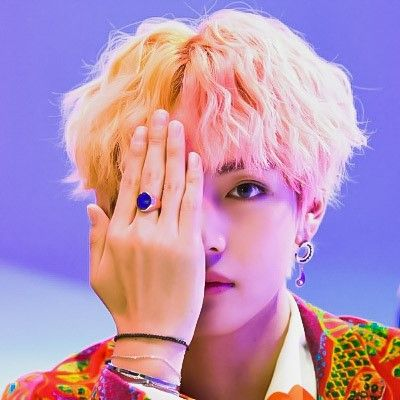
#> input picture v.jpg, 400 x 400 px
$ jupyter execute task4.ipynb
#> lines starting #> are read from the running program, lines starting #| are printed output that depends on the picture
[cell 1]
import cv2

[cell 2]
cap1=cv2.imread("v.jpg")
#> cap1 is the input picture: shape (400, 400, 3); mean B, G, R 183.1, 146.4, 185.2

[cell 3]
cap1.shape
#> Out = (400, 400, 3)

[cell 4]
cv2.imshow("pic",cap1)
cv2.waitKey()==13
cv2.destroyAllWindows()

[cell 5]
cap=cv2.imread("v3.jpg")
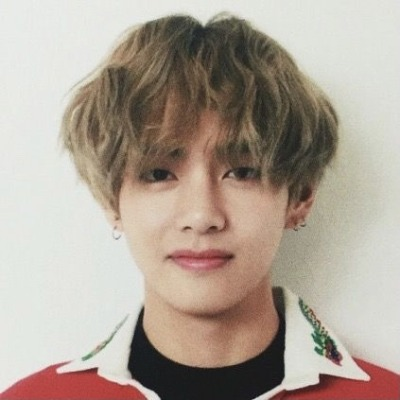
#> input picture v3.jpg, 400 x 400 px
#> cap is the input picture: shape (400, 400, 3); mean B, G, R 150.9, 162.6, 175

[cell 6]
cap.shape
#> Out = (400, 400, 3)

[cell 7]
cv2.imshow("pic",cap)
cv2.waitKey()==13
cv2.destroyAllWindows()

[cell 8]
cap1[0:400,200:400]=cap[0:400,200:400]
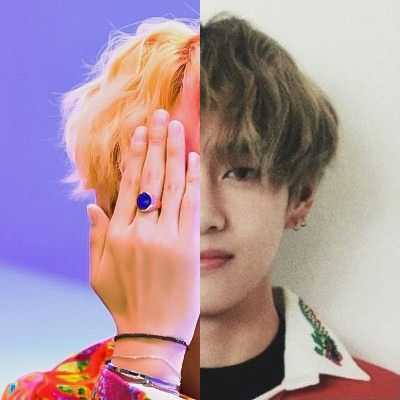
#> cap1: shape (400, 400, 3); mean B, G, R 157.4, 148.5, 174.8
